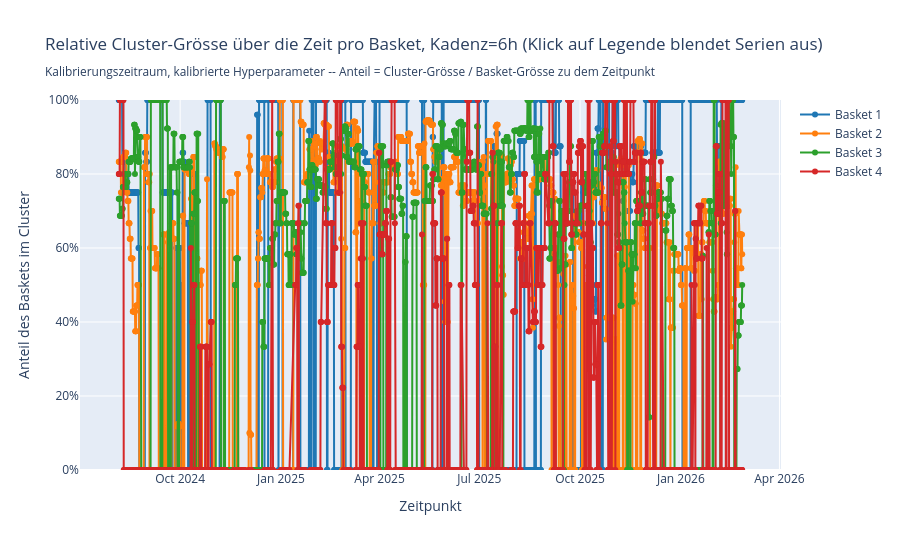
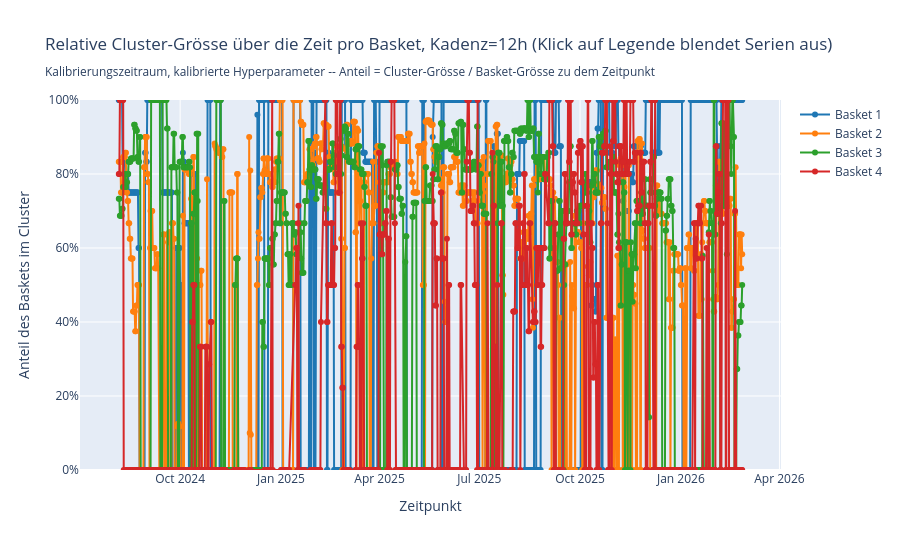
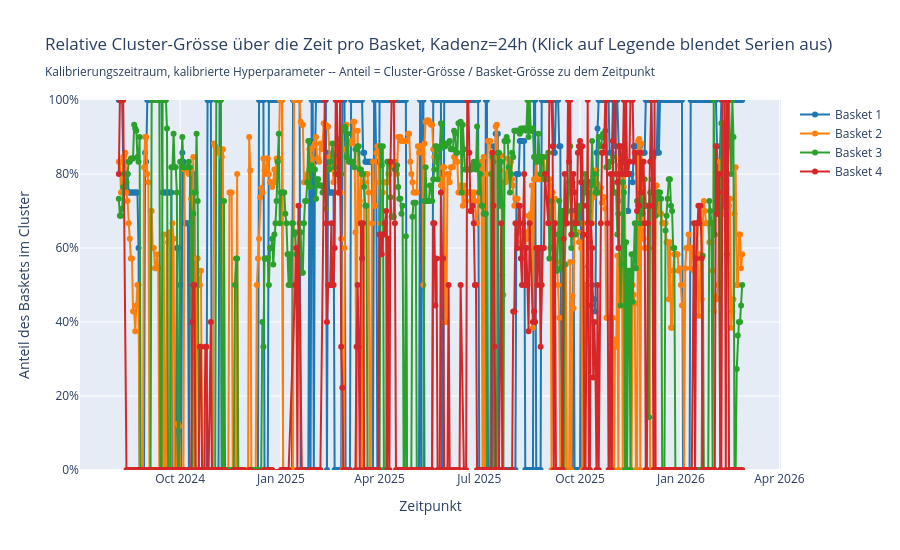

Notebook cell for these charts, in order:
### Markdown cell above
## Relative Cluster-Grösse (Anteil am Basket)

Absolute Cluster-Grössen sind zwischen den vier Baskets kaum vergleichbar, da die Basket-Grössen stark variieren (Basket 1 hat i.d.R. deutlich mehr Assets als Basket 4). Hier zusätzlich `cluster_size / basket_total` als Anteil pro Tag -- macht die vier Baskets direkt gegenüberstellbar. Nutzt dieselben Rohdaten wie oben (`cluster_size_by_basket`), keine Neuberechnung nötig.

### Code cell
# --- Relative Cluster-Grösse über die Zeit pro Basket (Anteil am Basket), pro Kadenz ---
# Gleiche Rohdaten wie oben (cluster_size_by_cadence), aber cluster_size / basket_total
# statt absoluter Anzahl -- macht die vier (unterschiedlich grossen) Baskets direkt
# vergleichbar: "wie viel Prozent des jeweiligen Baskets bleibt im gefundenen Cluster?"
for h in CADENCE_CANDIDATES_HOURS:
    fig = go.Figure()
    for i, label in enumerate(basket_labels):
        records = cluster_size_by_cadence[h][label]
        if not records:
            continue
        color = _BASKET_COLORS[i % len(_BASKET_COLORS)]
        dates = [r[0] for r in records]
        rel_sizes = [r[1] / r[2] for r in records]

        fig.add_trace(go.Scatter(
            x=dates, y=rel_sizes, mode="lines+markers", name=label,
            line={"color": color},
        ))

    fig.update_layout(
        title=(
            f"Relative Cluster-Grösse über die Zeit pro Basket, Kadenz={h}h (Klick auf Legende blendet Serien aus)<br>"
            "<sub>Kalibrierungszeitraum, kalibrierte Hyperparameter -- Anteil = Cluster-Grösse / Basket-Grösse zu dem Zeitpunkt</sub>"
        ),
        xaxis_title="Zeitpunkt",
        yaxis_title="Anteil des Baskets im Cluster",
        yaxis={"tickformat": ".0%", "range": [0, 1]},
        height=550,
    )
    fig.show()

### Figure 1 — Plotly figure (JSON) as saved in the notebook; plotly's stock layout.template omitted (floating-point values rounded to 4 significant figures; data arrays with more than 128 entries replaced by an {"elided": "..."} marker saying what was removed)
{"data": [{"line": {"color": "#1f77b4"}, "mode": "lines+markers", "name": "Basket 1", "type": "scatter", "x": {"elided": "2277 str values"}, "y": {"elided": "2277 float values"}}, {"line": {"color": "#ff7f0e"}, "mode": "lines+markers", "name": "Basket 2", "type": "scatter", "x": {"elided": "2277 str values"}, "y": {"elided": "2277 float values"}}, {"line": {"color": "#2ca02c"}, "mode": "lines+markers", "name": "Basket 3", "type": "scatter", "x": {"elided": "2237 str values"}, "y": {"elided": "2237 float values"}}, {"line": {"color": "#d62728"}, "mode": "lines+markers", "name": "Basket 4", "type": "scatter", "x": {"elided": "1949 str values"}, "y": {"elided": "1949 float values"}}], "layout": {"height": 550, "title": {"text": "Relative Cluster-Grösse über die Zeit pro Basket, Kadenz=6h (Klick auf Legende blendet Serien aus)<br><sub>Kalibrierungszeitraum, kalibrierte Hyperparameter -- Anteil = Cluster-Grösse / Basket-Grösse zu dem Zeitpunkt</sub>"}, "xaxis": {"title": {"text": "Zeitpunkt"}}, "yaxis": {"range": [0, 1], "tickformat": ".0%", "title": {"text": "Anteil des Baskets im Cluster"}}}}

### Figure 2 — Plotly figure (JSON) as saved in the notebook; plotly's stock layout.template omitted (floating-point values rounded to 4 significant figures; data arrays with more than 128 entries replaced by an {"elided": "..."} marker saying what was removed)
{"data": [{"line": {"color": "#1f77b4"}, "mode": "lines+markers", "name": "Basket 1", "type": "scatter", "x": {"elided": "1139 str values"}, "y": {"elided": "1139 float values"}}, {"line": {"color": "#ff7f0e"}, "mode": "lines+markers", "name": "Basket 2", "type": "scatter", "x": {"elided": "1139 str values"}, "y": {"elided": "1139 float values"}}, {"line": {"color": "#2ca02c"}, "mode": "lines+markers", "name": "Basket 3", "type": "scatter", "x": {"elided": "1119 str values"}, "y": {"elided": "1119 float values"}}, {"line": {"color": "#d62728"}, "mode": "lines+markers", "name": "Basket 4", "type": "scatter", "x": {"elided": "975 str values"}, "y": {"elided": "975 float values"}}], "layout": {"height": 550, "title": {"text": "Relative Cluster-Grösse über die Zeit pro Basket, Kadenz=12h (Klick auf Legende blendet Serien aus)<br><sub>Kalibrierungszeitraum, kalibrierte Hyperparameter -- Anteil = Cluster-Grösse / Basket-Grösse zu dem Zeitpunkt</sub>"}, "xaxis": {"title": {"text": "Zeitpunkt"}}, "yaxis": {"range": [0, 1], "tickformat": ".0%", "title": {"text": "Anteil des Baskets im Cluster"}}}}

### Figure 3 — Plotly figure (JSON) as saved in the notebook; plotly's stock layout.template omitted (floating-point values rounded to 4 significant figures; data arrays with more than 128 entries replaced by an {"elided": "..."} marker saying what was removed)
{"data": [{"line": {"color": "#1f77b4"}, "mode": "lines+markers", "name": "Basket 1", "type": "scatter", "x": {"elided": "570 str values"}, "y": {"elided": "570 float values"}}, {"line": {"color": "#ff7f0e"}, "mode": "lines+markers", "name": "Basket 2", "type": "scatter", "x": {"elided": "570 str values"}, "y": {"elided": "570 float values"}}, {"line": {"color": "#2ca02c"}, "mode": "lines+markers", "name": "Basket 3", "type": "scatter", "x": {"elided": "560 str values"}, "y": {"elided": "560 float values"}}, {"line": {"color": "#d62728"}, "mode": "lines+markers", "name": "Basket 4", "type": "scatter", "x": {"elided": "488 str values"}, "y": {"elided": "488 float values"}}], "layout": {"height": 550, "title": {"text": "Relative Cluster-Grösse über die Zeit pro Basket, Kadenz=24h (Klick auf Legende blendet Serien aus)<br><sub>Kalibrierungszeitraum, kalibrierte Hyperparameter -- Anteil = Cluster-Grösse / Basket-Grösse zu dem Zeitpunkt</sub>"}, "xaxis": {"title": {"text": "Zeitpunkt"}}, "yaxis": {"range": [0, 1], "tickformat": ".0%", "title": {"text": "Anteil des Baskets im Cluster"}}}}
